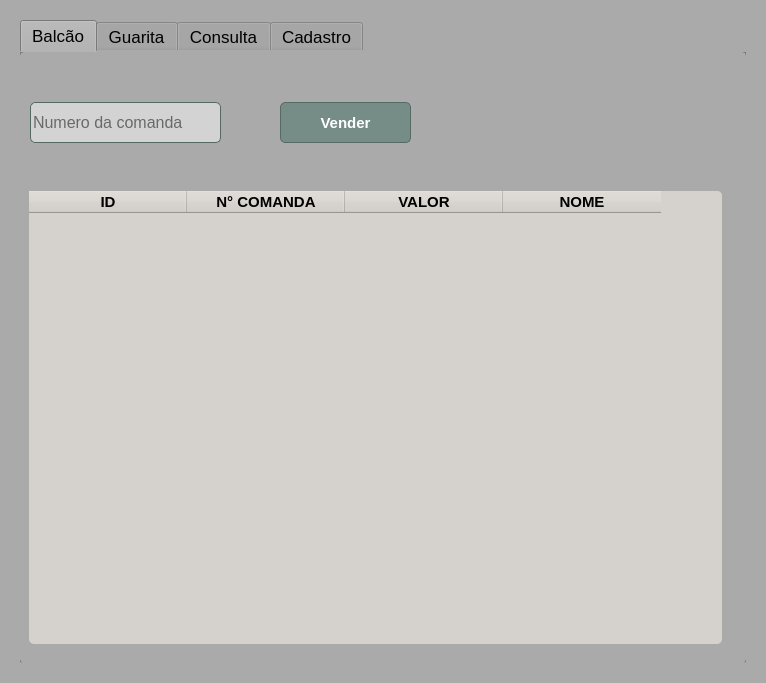
<?xml version="1.0" encoding="UTF-8"?>
<ui version="4.0">
 <class>Form</class>
 <widget class="QWidget" name="Form">
  <property name="geometry">
   <rect>
    <x>0</x>
    <y>0</y>
    <width>766</width>
    <height>683</height>
   </rect>
  </property>
  <property name="windowTitle">
   <string>Form</string>
  </property>
  <property name="styleSheet">
   <string notr="true">background-color: rgb(170, 170, 170);

border-radius:5px;
border:0px solid #566963;</string>
  </property>
  <layout class="QHBoxLayout" name="horizontalLayout">
   <item>
    <widget class="QFrame" name="frame_2">
     <property name="frameShape">
      <enum>QFrame::StyledPanel</enum>
     </property>
     <property name="frameShadow">
      <enum>QFrame::Raised</enum>
     </property>
     <layout class="QHBoxLayout" name="horizontalLayout_3">
      <item>
       <widget class="QTabWidget" name="tabWidget">
        <property name="font">
         <font>
          <pointsize>13</pointsize>
          <weight>50</weight>
          <bold>false</bold>
         </font>
        </property>
        <property name="styleSheet">
         <string notr="true">background-color: rgb(170, 170, 170);

border-radius:5px;
border:0px solid #566963;</string>
        </property>
        <property name="tabPosition">
         <enum>QTabWidget::North</enum>
        </property>
        <property name="currentIndex">
         <number>0</number>
        </property>
        <property name="iconSize">
         <size>
          <width>20</width>
          <height>20</height>
         </size>
        </property>
        <widget class="QWidget" name="tab">
         <attribute name="title">
          <string>Balcão</string>
         </attribute>
         <widget class="QFrame" name="frame">
          <property name="geometry">
           <rect>
            <x>0</x>
            <y>130</y>
            <width>711</width>
            <height>471</height>
           </rect>
          </property>
          <property name="styleSheet">
           <string notr="true">background-color: rgb(170, 170, 170);

border-radius:5px;
border:0px solid #566963;</string>
          </property>
          <property name="frameShape">
           <enum>QFrame::StyledPanel</enum>
          </property>
          <property name="frameShadow">
           <enum>QFrame::Raised</enum>
          </property>
          <layout class="QHBoxLayout" name="horizontalLayout_2">
           <item>
            <widget class="QTableWidget" name="tableWidget">
             <property name="font">
              <font>
               <pointsize>11</pointsize>
              </font>
             </property>
             <property name="styleSheet">
              <string notr="true">background-color: rgb(213, 209, 204);
border-radius:5px;
border:0px solid #566963;
</string>
             </property>
             <property name="autoScrollMargin">
              <number>16</number>
             </property>
             <attribute name="horizontalHeaderMinimumSectionSize">
              <number>39</number>
             </attribute>
             <attribute name="horizontalHeaderDefaultSectionSize">
              <number>158</number>
             </attribute>
             <column>
              <property name="text">
               <string>ID</string>
              </property>
              <property name="font">
               <font>
                <pointsize>11</pointsize>
                <weight>75</weight>
                <bold>true</bold>
               </font>
              </property>
             </column>
             <column>
              <property name="text">
               <string>N° COMANDA</string>
              </property>
              <property name="font">
               <font>
                <pointsize>11</pointsize>
                <weight>75</weight>
                <bold>true</bold>
               </font>
              </property>
             </column>
             <column>
              <property name="text">
               <string>VALOR</string>
              </property>
              <property name="font">
               <font>
                <pointsize>11</pointsize>
                <weight>75</weight>
                <bold>true</bold>
               </font>
              </property>
             </column>
             <column>
              <property name="text">
               <string>NOME</string>
              </property>
              <property name="font">
               <font>
                <pointsize>11</pointsize>
                <weight>75</weight>
                <bold>true</bold>
               </font>
              </property>
             </column>
            </widget>
           </item>
          </layout>
         </widget>
         <widget class="QFrame" name="frame_3">
          <property name="geometry">
           <rect>
            <x>0</x>
            <y>30</y>
            <width>521</width>
            <height>80</height>
           </rect>
          </property>
          <property name="frameShape">
           <enum>QFrame::StyledPanel</enum>
          </property>
          <property name="frameShadow">
           <enum>QFrame::Raised</enum>
          </property>
          <widget class="QLineEdit" name="lineEdit_3">
           <property name="geometry">
            <rect>
             <x>10</x>
             <y>20</y>
             <width>191</width>
             <height>41</height>
            </rect>
           </property>
           <property name="font">
            <font>
             <pointsize>12</pointsize>
            </font>
           </property>
           <property name="styleSheet">
            <string notr="true">background-color: rgb(211, 211, 211);
border-radius:5px;
border:1px solid #566963;</string>
           </property>
           <property name="placeholderText">
            <string>Numero da comanda</string>
           </property>
          </widget>
          <widget class="QPushButton" name="pushButton_2">
           <property name="geometry">
            <rect>
             <x>260</x>
             <y>20</y>
             <width>131</width>
             <height>41</height>
            </rect>
           </property>
           <property name="styleSheet">
            <string notr="true">QPushButton {
	box-shadow:inset 0px 1px 3px 0px #91b8b3;
	background:linear-gradient(to bottom, #768d87 5%, #6c7c7c 100%);
	background-color:#768d87;
	border-radius:5px;
	border:1px solid #566963;
	display:inline-block;
	cursor:pointer;
	color:#ffffff;
	font-family:Arial;
	font-size:15px;
	font-weight:bold;
	padding:11px 23px;
	text-decoration:none;
	text-shadow:0px -1px 0px #2b665e;
}
QPushButton:hover {
	background:linear-gradient(to bottom, #6c7c7c 5%, #768d87 100%);
	background-color:#6c7c7c;
}
QPushButton:active {
	position:relative;
	top:1px;
}
</string>
           </property>
           <property name="text">
            <string>Vender</string>
           </property>
          </widget>
         </widget>
        </widget>
        <widget class="QWidget" name="tab_2">
         <attribute name="title">
          <string>Guarita</string>
         </attribute>
         <widget class="QLineEdit" name="lineEdit">
          <property name="geometry">
           <rect>
            <x>20</x>
            <y>60</y>
            <width>191</width>
            <height>41</height>
           </rect>
          </property>
          <property name="font">
           <font>
            <pointsize>11</pointsize>
           </font>
          </property>
          <property name="accessibleName">
           <string/>
          </property>
          <property name="styleSheet">
           <string notr="true">background-color: rgb(211, 211, 211);
border-radius:5px;
border:1px solid #566963;</string>
          </property>
          <property name="inputMethodHints">
           <set>Qt::ImhNone</set>
          </property>
          <property name="inputMask">
           <string/>
          </property>
          <property name="text">
           <string/>
          </property>
          <property name="placeholderText">
           <string>Numero da comanda</string>
          </property>
          <property name="clearButtonEnabled">
           <bool>false</bool>
          </property>
         </widget>
         <widget class="QLineEdit" name="lineEdit_2">
          <property name="geometry">
           <rect>
            <x>70</x>
            <y>110</y>
            <width>141</width>
            <height>41</height>
           </rect>
          </property>
          <property name="font">
           <font>
            <pointsize>13</pointsize>
           </font>
          </property>
          <property name="styleSheet">
           <string notr="true">background-color: rgb(211, 211, 211);
border-radius:5px;
border:1px solid #566963;</string>
          </property>
          <property name="inputMethodHints">
           <set>Qt::ImhNone</set>
          </property>
          <property name="text">
           <string/>
          </property>
          <property name="placeholderText">
           <string>Valor a inserir</string>
          </property>
         </widget>
         <widget class="QLabel" name="label">
          <property name="geometry">
           <rect>
            <x>30</x>
            <y>260</y>
            <width>241</width>
            <height>31</height>
           </rect>
          </property>
          <property name="font">
           <font>
            <pointsize>12</pointsize>
           </font>
          </property>
          <property name="text">
           <string>...</string>
          </property>
         </widget>
         <widget class="QLabel" name="label_2">
          <property name="geometry">
           <rect>
            <x>30</x>
            <y>360</y>
            <width>101</width>
            <height>31</height>
           </rect>
          </property>
          <property name="font">
           <font>
            <pointsize>12</pointsize>
           </font>
          </property>
          <property name="text">
           <string>...</string>
          </property>
         </widget>
         <widget class="QLabel" name="label_3">
          <property name="geometry">
           <rect>
            <x>30</x>
            <y>310</y>
            <width>221</width>
            <height>31</height>
           </rect>
          </property>
          <property name="font">
           <font>
            <pointsize>12</pointsize>
           </font>
          </property>
          <property name="text">
           <string>...</string>
          </property>
         </widget>
         <widget class="QPushButton" name="pushButton">
          <property name="geometry">
           <rect>
            <x>250</x>
            <y>160</y>
            <width>131</width>
            <height>41</height>
           </rect>
          </property>
          <property name="styleSheet">
           <string notr="true">QPushButton {
	box-shadow:inset 0px 1px 3px 0px #91b8b3;
	background:linear-gradient(to bottom, #768d87 5%, #6c7c7c 100%);
	background-color:#768d87;
	border-radius:5px;
	border:1px solid #566963;
	display:inline-block;
	cursor:pointer;
	color:#ffffff;
	font-family:Arial;
	font-size:15px;
	font-weight:bold;
	padding:11px 23px;
	text-decoration:none;
	text-shadow:0px -1px 0px #2b665e;
}
QPushButton:hover {
	background:linear-gradient(to bottom, #6c7c7c 5%, #768d87 100%);
	background-color:#6c7c7c;
}
QPushButton:active {
	position:relative;
	top:1px;
}
</string>
          </property>
          <property name="text">
           <string>Adicionar</string>
          </property>
         </widget>
         <widget class="QLineEdit" name="lineEdit_4">
          <property name="geometry">
           <rect>
            <x>20</x>
            <y>160</y>
            <width>191</width>
            <height>41</height>
           </rect>
          </property>
          <property name="font">
           <font>
            <pointsize>12</pointsize>
           </font>
          </property>
          <property name="styleSheet">
           <string notr="true">background-color: rgb(211, 211, 211);
border-radius:5px;
border:1px solid #566963;</string>
          </property>
          <property name="placeholderText">
           <string>Nome ou obs.</string>
          </property>
         </widget>
         <widget class="QPushButton" name="pushButton_3">
          <property name="geometry">
           <rect>
            <x>220</x>
            <y>70</y>
            <width>75</width>
            <height>23</height>
           </rect>
          </property>
          <property name="styleSheet">
           <string notr="true">background-color: rgb(211, 211, 211);
border-radius:5px;
border:1px solid #566963;</string>
          </property>
          <property name="text">
           <string>ler</string>
          </property>
         </widget>
         <widget class="QLabel" name="label_7">
          <property name="geometry">
           <rect>
            <x>40</x>
            <y>120</y>
            <width>21</width>
            <height>21</height>
           </rect>
          </property>
          <property name="font">
           <font>
            <pointsize>14</pointsize>
           </font>
          </property>
          <property name="text">
           <string>R$</string>
          </property>
         </widget>
         <widget class="QPushButton" name="pushButton_7">
          <property name="geometry">
           <rect>
            <x>430</x>
            <y>160</y>
            <width>91</width>
            <height>41</height>
           </rect>
          </property>
          <property name="styleSheet">
           <string notr="true">QPushButton {
	box-shadow:inset 0px 1px 3px 0px #91b8b3;
	background:linear-gradient(to bottom, #768d87 5%, #6c7c7c 100%);
	background-color:#768d87;
	border-radius:5px;
	border:1px solid #566963;
	display:inline-block;
	cursor:pointer;
	color:#ffffff;
	font-family:Arial;
	font-size:15px;
	font-weight:bold;
	padding:11px 23px;
	text-decoration:none;
	text-shadow:0px -1px 0px #2b665e;
}
QPushButton:hover {
	background:linear-gradient(to bottom, #6c7c7c 5%, #768d87 100%);
	background-color:#6c7c7c;
}
QPushButton:active {
	position:relative;
	top:1px;
}
</string>
          </property>
          <property name="text">
           <string>Zerar</string>
          </property>
         </widget>
        </widget>
        <widget class="QWidget" name="tab_3">
         <attribute name="title">
          <string>Consulta</string>
         </attribute>
        </widget>
        <widget class="QWidget" name="tab_4">
         <attribute name="title">
          <string>Cadastro</string>
         </attribute>
        </widget>
       </widget>
      </item>
     </layout>
    </widget>
   </item>
  </layout>
 </widget>
 <tabstops>
  <tabstop>lineEdit_3</tabstop>
  <tabstop>pushButton_2</tabstop>
  <tabstop>lineEdit</tabstop>
  <tabstop>lineEdit_2</tabstop>
  <tabstop>pushButton</tabstop>
  <tabstop>tableWidget</tabstop>
  <tabstop>lineEdit_4</tabstop>
  <tabstop>pushButton_3</tabstop>
  <tabstop>pushButton_7</tabstop>
  <tabstop>tabWidget</tabstop>
 </tabstops>
 <resources/>
 <connections>
  <connection>
   <sender>lineEdit_3</sender>
   <signal>returnPressed()</signal>
   <receiver>pushButton_2</receiver>
   <slot>click()</slot>
   <hints>
    <hint type="sourcelabel">
     <x>203</x>
     <y>114</y>
    </hint>
    <hint type="destinationlabel">
     <x>304</x>
     <y>118</y>
    </hint>
   </hints>
  </connection>
 </connections>
</ui>
